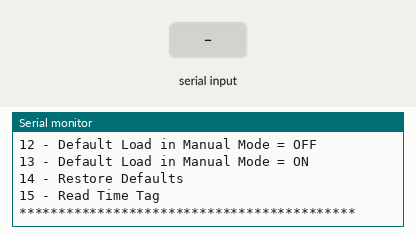
The sketch below on a simulated Arduino Uno, built with avr-gcc and run on an emulated ATmega328P. Parts: the last lines printed to the serial monitor. The test bench sets the inputs (shaded band).

Above: at 1.2 s.
1.3 s: "90,45\n" received over Serial
At 2.0 s:
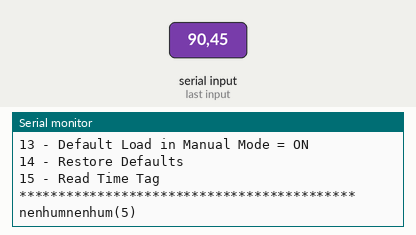
3.7 s: "30,150\n" received over Serial
At 4.5 s:
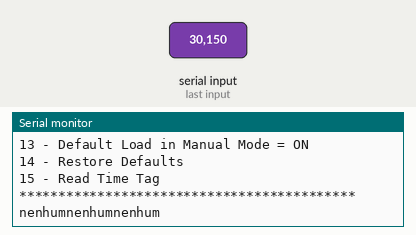
5.2 s: "1\n" received over Serial
At 5.6 s:
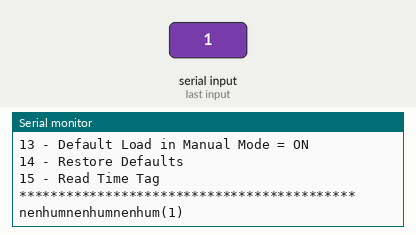
6.7 s: "90\n" received over Serial
At 7.9 s:
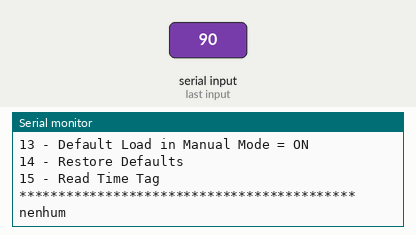
8.2 s: "200\n" received over Serial
At 9.1 s:
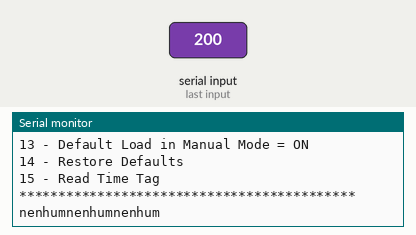

The sketch:

MenuTestaTracerComSTM32_V2.ino
```cpp
// VER 1.1
// CPU: STM32
//
// RX ligado ao pino 11 (PB3 - JTD0 - SCK1 - T2C2)
// TX ligado ao pino 12 (PB4 - JTRST - MISO1 - T3C1)
//
// payload:
// {                               [Addr/FC]
//    OT:   over_temperature_flag  /  B [2000/02]
//    PVIV: PV_array_input_voltage /  V [3100/04]
//    PVIA: PV_array_input_current /  A [3101/04]
//    LDV:  load_voltage           /  V [310C/04]
//    LDA:  load_current           /  A [310D/04]
//    DT:   device_temperature     / ºC [3111/04]
//    BAT:  bat_remaining_capacity /  % [311A/04]
// }


#include <SoftwareSerial.h>

#include "biblioteca.h"
// ------------------------------------------------------------------------------------------------------------------
// MÁQUINA DE ESTADOS PRINCIPAL
// ------------------------------------------------------------------------------------------------------------------
enum estadosistema {
  ETAPA0, // Etapa inicial associada à inicialização do sistema
  ETAPA1, // Etapa associada ao envio de um comando
  ETAPA2, // Etapa associada à eliminação de eventuais ecos
  ETAPA3, // Etapa associada à receção da resposta
  ETAPA4, // Etapa associada ao processamento da resposta
  ETAPA5, // Etapa associada à formatação do payload json
  ETAPA6, // Etapa associada ao envio do payload via LoRa
  ETAPA7, // Etapa associada ao delay para cumprir período de amostragem
  ETAPAX  // Etapa associada à gestão de erros
}
estado = ETAPA0;

// ------------------------------------------------------------------------------------------------------------------
// SÍMBOLOS
// ------------------------------------------------------------------------------------------------------------------
#define NbrMaxTentativas 5
#define SampleTime 12000 // Período de amostragem em milissegundos.
// ------------------------------------------------------------------------------------------------------------------
// CONSTANTES
// ------------------------------------------------------------------------------------------------------------------
const byte rxPin = PB3;
const byte txPin = PB4;

//const byte rxPin = 2; // usado para testar o código no Arduino Uno
//const byte txPin = 3;

// ------------------------------------------------------------------------------------------------------------------
// VARIÁVEIS
// ------------------------------------------------------------------------------------------------------------------
// Envia sequencia:
// 01 0F 00 05 00 02 01 03 52 96 (Liga carga)
// 01 0F 00 05 00 02 01 00 12 97 (desliga carga)
// ---------------------------------------------------------------------Função D
// REAL-TIME CLOCK
//*******************************************************************************
// Timetag (read) [Funcionou]
//*******************************************************************************
//byte ReadBatteryVoltage[] = {
//  0x01,
//  0x03,
//  0x90, // ADD_INI_H
//  0x13, // ADD_INI_L
//  0x00, // ADD_NBR_H
//  0x03  // ADD_NBR_L
//};
// // Respondeu com: 0x01 0x03 0x06 0x0B 0x03 0x02 0x0D 0x0D 0x01 0x03 0x01 0x02 0x05
// //                               -----------------------------
// //                               12 3 2 13 13 1
// //
//*******************************************************************************
// Timetag: mês e ano (read) [Funcionou]
//*******************************************************************************
//byte ReadBatteryVoltage[] = {
//  0x01,
//  0x03,
//  0x90, // ADD_INI_H
//  0x15, // ADD_INI_L
//  0x00, // ADD_NBR_H
//  0x01  // ADD_NBR_L
//};
// Respondeu com: 0x01 0x03 0x02 0x0D 0x01 0x07 0x0D 0x01 0x04
//                               ---------
//                                Y    M
//                               13   Jan


// Depois de alterar com (*1)
// Respondeu com: 0x01 0x03 0x02 0x17 0x02 0x03 0x06 0x07 0x05
//                               ---------
//                                Y    M
//                               23   Fev
//*******************************************************************************
// Timetag: data e hora (write) [Funcionou]
//*******************************************************************************
//byte ReadBatteryVoltage[] = {
//  0x01,
//  0x10,
//  0x90, // ADD_INI_H
//  0x13, // ADD_INI_L
//  0x00, // ADD_NBR_H
//  0x03, // ADD_NBR_L
//  0x06, // Envia 6 bytes
//  0x00, // Minutos 0
//  0x00, // Segundos 0
//  0x0F, // Dia 15
//  0x0C, // Hora 12
//  0x17, // Ano ( 20) 23
//  0x02  // Mes (Fev) 02
//};
//  // Respondeu com: 0x01 0x10 0x90 0x13 0x00 0x03 0x05 0x0C 0x0C 0x0D


// ---------------------------------------------------------------------Função C
//
//*******************************************************************************
// Load control mode (read) {Funcionou]
//*******************************************************************************

//byte ReadBatteryVoltage[] = {
//  0x01,
//  0x03,
//  0x90, // ADD_INI_H
//  0x3D, // ADD_INI_L
//  0x00, // ADD_NBR_H
//  0x01  // ADD_NBR_L
//};
//   // Respondeu com 0x01 0x03 0x02 0x00 0x04 0x0B 0x09 0x08 0x07
//   //                         2Byt           -------------------
//   //                              ----------        CRC
//   //                                0004H Light ON+ Timer1
//   //
//
//                            0x01 0x03 0x02 0x00 0x00 B844
//*******************************************************************************
// Load control mode (write) [APARENTEMENTE FUNCIONA MAS NÃO RESPONDE]
//*******************************************************************************
//byte ReadBatteryVoltage[] = {
//  0x01,
//  0x10,
//  0x90, // ADD_INI_H
//  0x3D, // ADD_INI_L
//  0x00, // ADD_NBR_H
//  0x01, // ADD_NBR_L
//  0x02,
//  0x00,
//  0x00
//};


//byte ReadBatteryVoltage[] = {
//  0x01,
//  0x05,
//  0x00, // ADD_INI_H
//  0x02, // ADD_INI_L
//  0xFF, // ADD_NBR_H
//  0x00  // ADD_NBR_L
//}; // Manual control the load

//byte ReadBatteryVoltage[] = {
//  0x01,
//  0x05,
//  0x00, // ADD_INI_H
//  0x13, // ADD_INI_L
//  0xFF, // ADD_NBR_H
//  0x00  // ADD_NBR_L
//}; // Restore defaults

//byte ReadBatteryVoltage[] = {
//  0x01,
//  0x03,
//  0x90, // ADD_INI_H
//  0x3D, // ADD_INI_L
//  0x00, // ADD_NBR_H
//  0x01  // ADD_NBR_L
//}; // resposta a este comando: 0x01 0x03 0x02 0x00 0x04 (o que indica que Light ON+ Timer1)


//-----------------------------------------------------------------------------------------------
//                               COMANDOS PARA CONTROLO DA CARGA
//-----------------------------------------------------------------------------------------------
byte LoadControlMode[] = {
  0x01, // Device ID
  0x10, // Write
  0x90, // ADD_INI_H
  0x3D, // ADD_INI_L
  0x00, // ADD_NBR_H
  0x01, // ADD_NBR_L
  0x02, // Número de bytes
  0x00, // Manual Control
  0x00  //
};

byte ManualLoadControl[] = {
  0x01, // Device ID
  0x05, // Função (write)
  0x00, // ADD_INI_H
  0x02, // ADD_INI_L
  0xFF, // ADD_NBR_H ??
  0x00  // ADD_NBR_L ??
}; // Manual control the load (Comando C1, página 27)

byte ReadDefaultLoad[] = {
  0x01, // Device ID
  0x03, // Leitura
  0x90, // ADD_INI_H
  0x6A, // ADD_INI_L
  0x00,
  0x01
}; // Default load On/Off in manual mode (read)
// Resposta: 01 03 02 00 01 (7984)CRC

byte WriteDefaultLoadOff[] = {
  0x01, // Device ID
  0x10, // Escrita
  0x90, // ADD_INI_H
  0x6A, // ADD_INI_L
  0x00,
  0x01,
  0x02, // Número de bytes
  0x00,
  0x00
}; // Obriga a que, se estiver no modo manual, o estado inicial do LED é OFF
   // Aparentemente, não há qualquer resposta a este comando


byte WriteDefaultLoadOn[] = {
  0x01, // Device ID
  0x10, // Leitura
  0x90, // ADD_INI_H
  0x6A, // ADD_INI_L
  0x00,
  0x01,
  0x02, // Número de bytes
  0x00,
  0x01
};// Obriga a que, se estiver no modo manual, o estado inicial do LED é ON


//byte ???????[] = {
//  0x01, // Device ID
//  0x10,
//  0x90, // ADD_INI_H
//  0x3D, // ADD_INI_L
//  0x00, // ADD_NBR_H
//  0x01, // ADD_NBR_L
//  0x02,
//  0x00,
//  0x04
//}; // Default load On/Off in manual mode (write)

byte RestoreDefaults[] = {
  0x01,
  0x05,
  0x00, // ADD_INI_H
  0x13, // ADD_INI_L
  0xFF, // ADD_NBR_H
  0x00  // ADD_NBR_L
}; // Restore defaults

//-----------------------------------------------------------------------------------------------
//                               COMANDOS PARA LIGAR E DESLIGAR
//-----------------------------------------------------------------------------------------------
byte DesligaModoManual[] = {
  0x01, // Device ID
  0x05, // código da função
  0x00, // ADD_INI_H
  0x02, // ADD_INI_L
  0x00, // ADD_NBR_H
  0x00, // ADD_NBR_L
}; // manda desligar (modo manual)

byte LigaModoManual[] = {
  0x01, // Device ID
  0x05, // código da função
  0x00, // ADD_INI_H
  0x02, // ADD_INI_L
  0xFF, // ADD_NBR_H
  0x00, // ADD_NBR_L
}; // manda ligar (modo manual)

byte DesligaCarga[] = {
  0x01, // Device ID
  0x05, // código da função
  0x00, // ADD_INI_H
  0x06, // ADD_INI_L
  0x00, // ADD_NBR_H
  0x00, // ADD_NBR_L
}; // manda desligar a carga

byte LigaCarga[] = {
  0x01, // Device ID
  0x05, // código da função
  0x00, // ADD_INI_H
  0x13, // ADD_INI_L
  0xFF, // ADD_NBR_H
  0x00, // ADD_NBR_L
}; // manda desligar a carga

byte LigaViaComandoRemoto[] = {
  0x01, // Device ID
  0x0F,
  0x00,
  0x05,
  0x00,
  0x02,
  0x01,
  0x03
};  // Liga (via comando remoto)

byte DesligaViaComandoRemoto[] = {
  0x01, // Device ID
  0x0F,
  0x00,
  0x05,
  0x00,
  0x02,
  0x01,
  0x00
}; // Desliga (via comando remoto)
//-----------------------------------------------------------------------------------------------
//                               COMANDOS PARA TELEMETRIA
//-----------------------------------------------------------------------------------------------
byte ReadBatteryVoltage[] = {
  0x01, // Device ID
  0x04,
  0x33, // ADD_INI_H
  0x1A, // ADD_INI_L
  0x00, // ADD_NBR_H
  0x01  // ADD_NBR_L
}; // Solicita o valor da tensão da bateria

// REAL-TIME CLOCK
byte ReadTimeTag[] = {
  0x01,
  0x03,
  0x90, // ADD_INI_H
  0x13, // ADD_INI_L
  0x00, // ADD_NBR_H
  0x03  // ADD_NBR_L
};

//-----------------------------------------------------------------------------------------------


byte *Comando;

byte FrameToSend[20] = {};
byte recvData[20];

byte MenuOption[3] = {0, 0};

int rlen = 0;

byte nbrRecBytes = 0;  // Numero de bytes recebidos (depois do eco)
byte nbrSentBytes = 0; // Numero de bytes a enviar

//byte   recvData[]={0x01,0x04,0x02,0x04,0xCE,0x3A,0x64};

byte NbrTentativas = 0; // Conta o número de tentativas inválidas para associado a um determinado comando.

unsigned long timCleanSerial;
unsigned long sampleTimeCounter;
// ------------------------------------------------------------------------------------------------------------------
// OBJETOS
// ------------------------------------------------------------------------------------------------------------------
SoftwareSerial Tracer(rxPin, txPin);

void setup() {
  FrameToSend[19] = 0; // No último byte coloca-se o numero de bytes a transmitir. Inicialmente é zero.
  Tracer.begin(2400); // Instancia porta série (hardware)
  Tracer.setTimeout(50); // Timeout de 10 ms. Experimentalmente verifiquei que o intervalo de tempo
  // entre o fim do envio de uma frame e a receção da resposta anda entre 20 e 30 ms.
  // 50ms é para garantir que a frame de resposta se consegue captar.
  Serial.begin(115200);
  Serial.setTimeout(10);

}

void loop() {

  switch (estado) {
    case ETAPA0:
      Serial.println("***************** Opções *****************");
      Serial.println("1 - Liga LED (comando)");
      Serial.println("2 - Desliga LED (comando)");
      Serial.println("3 - Liga LED (manual)");
      Serial.println("4 - Desliga LED (manual)");
      Serial.println("5 - Liga LED (carga)");
      Serial.println("6 - Desliga LED (carga)");
      Serial.println("----------------------------------");
      Serial.println("7 - Manual Load Control");
      Serial.println("8 - Load Control Mode");
      Serial.println("----------------------------------");
      Serial.println("10 - Tensão da bateria");
      Serial.println("11 - Read Default On/Off in Manual Mode");
      Serial.println("12 - Default Load in Manual Mode = OFF");
      Serial.println("13 - Default Load in Manual Mode = ON");
      Serial.println("14 - Restore Defaults");
      Serial.println("15 - Read Time Tag");
      Serial.println("*******************************************");
      estado = ETAPA1;
      break;
    case ETAPA1:
      while (Tracer.available()) Tracer.read(); // Limpa buffer do porto série
      if (Serial.available() > 0) rlen = Serial.readBytesUntil('\n', MenuOption, 2);
      if (rlen > 0) {
        //------------------------------------------------------------------MENU----
        int opcao = atoi((const char *)MenuOption);
        switch (opcao) {
          case 1:
            Serial.println("(1)");
            Comando = LigaViaComandoRemoto;
            nbrSentBytes =  sizeof(LigaViaComandoRemoto) / sizeof(LigaViaComandoRemoto[0]);
            estado = ETAPA2;
            break;
          case 2:
            Serial.println("(2)");
            Comando = DesligaViaComandoRemoto;
            nbrSentBytes =  sizeof(DesligaViaComandoRemoto) / sizeof(DesligaViaComandoRemoto[0]);
            estado = ETAPA2;
            break;
          case 3:
            // Para que o modo manual (ligar e desligar) funcione é necessário ativar o LoadControlMode
            Serial.println("(3)");
            Comando = LigaModoManual;
            nbrSentBytes =  sizeof(LigaModoManual) / sizeof(LigaModoManual[0]);
            estado = ETAPA2;
            break;
          case 4:
            Serial.println("(4)");
            Comando = DesligaModoManual;
            nbrSentBytes =  sizeof(DesligaModoManual) / sizeof(DesligaModoManual[0]);
            estado = ETAPA2;
            break;
          case 5:
            Serial.println("(5)");
            Comando = LigaCarga;
            nbrSentBytes =  sizeof(LigaCarga) / sizeof(LigaCarga[0]);
            estado = ETAPA2;
            break;
          case 6:
            Serial.println("(6)");
            Comando = DesligaCarga;
            nbrSentBytes =  sizeof(DesligaCarga) / sizeof(DesligaCarga[0]);
            estado = ETAPA2;
            break;
          case 7:
            Serial.println("(7)");
            Comando = ManualLoadControl;
            nbrSentBytes =  sizeof(ManualLoadControl) / sizeof(ManualLoadControl[0]);
            estado = ETAPA2;
            break;
          case 8:
            Serial.println("(8)");
            Comando = LoadControlMode;
            nbrSentBytes =  sizeof(LoadControlMode) / sizeof(LoadControlMode[0]);
            estado = ETAPA2;
            break;
          case 10:
            Serial.println("(10)");
            Comando = ReadBatteryVoltage;
            nbrSentBytes =  sizeof(ReadBatteryVoltage) / sizeof(ReadBatteryVoltage[0]);
            estado = ETAPA2;
            break;
          case 11:
            Serial.println("(11)");
            Comando = ReadDefaultLoad;
            nbrSentBytes =  sizeof(ReadDefaultLoad) / sizeof(ReadDefaultLoad[0]);
            estado = ETAPA2;
            break;
          case 12:
            Serial.println("(12)");
            Comando = WriteDefaultLoadOff;
            nbrSentBytes =  sizeof(WriteDefaultLoadOff) / sizeof(WriteDefaultLoadOff[0]);
            NbrTentativas = NbrMaxTentativas ;
            estado = ETAPA2;
            break;
          case 13:
            Serial.println("(13)");
            Comando = WriteDefaultLoadOn;
            nbrSentBytes =  sizeof(WriteDefaultLoadOn) / sizeof(WriteDefaultLoadOn[0]);
            //NbrTentativas = NbrMaxTentativas ;
            estado = ETAPA2;
            break;
          case 14:
            Serial.println("(14)");
            Comando = RestoreDefaults;
            nbrSentBytes =  sizeof(RestoreDefaults) / sizeof(RestoreDefaults[0]);
            estado = ETAPA2;
            break;
          case 15:
            Serial.println("(15)");
            Comando = ReadTimeTag;
            nbrSentBytes =  sizeof(ReadTimeTag) / sizeof(ReadTimeTag[0]);
            estado = ETAPA2;
            break;
          default:
            Serial.print("nenhum");
            break;
        }
        // --------------------------------------------------------------------------
        MenuOption[0] = 0; MenuOption[1] = 0;
        rlen = 0;
      }

      break;

    case ETAPA2: // Envia comando para o TRACER
      createModbusFrame(FrameToSend, Comando, nbrSentBytes); // Gera frame
      //for (int i = 0 ; i < FrameToSend[19]; i++) Serial.print(FrameToSend[i], HEX);
      Tracer.write(FrameToSend, FrameToSend[19]); // Envia frame
      Tracer.flush(); // Aguarda que todos os bytes sejam enviados...
      estado = ETAPA3;
      break;

    case ETAPA3: // Elimna ecos do envio do comando
      timCleanSerial = millis();
      while ((millis() - timCleanSerial) < 1) Tracer.read(); // Lê o que houver no porto série durante 1 ms (independentemente do que lá existir).
      // Admitindo que o Serial.read requer 5us para ser executado (80 ciclos de clock), em
      // 1 ms é capaz de ler 200 Bytes.
      estado = ETAPA4;
      break;

    case ETAPA4: // Aguarda pela receção da resposta
      nbrRecBytes = Tracer.readBytes(recvData, 20); // Aguarda 50 ms por 20 bytes de dados
      // Serial.println( nbrRecBytes);
      // Tempo terminou... x tem o número de bytes lidos
      if (!nbrRecBytes) { // O numero de bytes é zero... ou o Tracer não respondeu ou respondeu e
        NbrTentativas++; // a frame não pode ser lida... aguarda um tempo e volta a tentar
        delay(100); // caso ainda não tenham sido excedidas as tentativas para esta frame.
        if (NbrTentativas < NbrMaxTentativas) {
          estado = ETAPA2; // Volta a enviar o mesmo comando
        } else {
          estado = ETAPAX; // Vai para etapa de gestão de erro...
        }
      } else {
        estado = ETAPA5; // Recebeu uma resposta e agora é preciso processá-la
      }
      break;

    case ETAPA5: // Processa resposta
      // Neste momento, a variável x tem o número de bytes que foram lidos
      // Primeiro, confirmar se o CRC está correto
      if (CRC16_2(recvData, nbrRecBytes)) { // CRC incorreto... pede para repetir
        NbrTentativas++;
        delay(100);
        if (NbrTentativas < NbrMaxTentativas) {
          estado = ETAPA2; // Volta a enviar o mesmo comando
        } else {
          estado = ETAPAX; // Vai para etapa de gestão de erro...
        }
      } else {
        estado = ETAPA6; // CRC correto... organiza os dados para o envio
      }
      break;

    case ETAPA6: // Organiza Payload
      NbrTentativas = 0;
      estado = ETAPA7;
      break;

    case ETAPA7: // Mostra Payload
      sampleTimeCounter = millis();
      for (int i = 0; i < nbrRecBytes; i++) Serial.print(recvData[i], HEX);
      Serial.println("");
      Serial.flush();
      estado = ETAPA0;
      break;

    case ETAPAX: // Erro
      NbrTentativas = 0;
      Serial.println("Erro");
      sampleTimeCounter = millis();
      estado = ETAPA0;
      break;

    default: // agarra-me se cair ;)
      Serial.println("xipo");
      estado = ETAPA0;
      break;
  }
}
```

Source omitted: biblioteca.h (92 bytes), biblioteca.ino (1371 bytes)

Measured:
- after the input at 1.3 s, the serial monitor: prints a new line at once (image 1)
- after the input at 3.7 s, the serial monitor: prints a new line at once (image 2)
- after the input at 5.2 s, the serial monitor: prints a new line at once (image 3)
- after the input at 6.7 s, the serial monitor: prints a new line at once (image 4)
- after the input at 8.2 s, the serial monitor: prints a new line at once (image 5)
